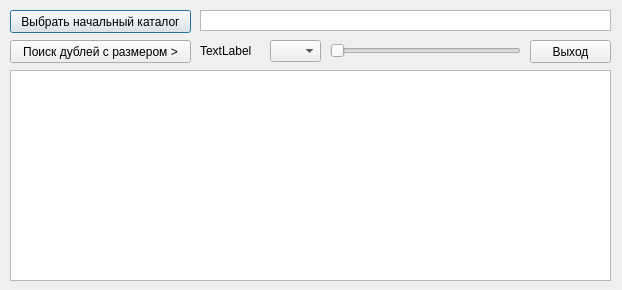
<?xml version="1.0" encoding="UTF-8"?>
<ui version="4.0">
 <class>GetDoublesW</class>
 <widget class="QDialog" name="GetDoublesW">
  <property name="geometry">
   <rect>
    <x>0</x>
    <y>0</y>
    <width>622</width>
    <height>290</height>
   </rect>
  </property>
  <property name="font">
   <font>
    <pointsize>9</pointsize>
   </font>
  </property>
  <property name="windowTitle">
   <string>Поиск дубликатов файлов</string>
  </property>
  <property name="windowIcon">
   <iconset>
    <normaloff>PSE_PyQt_1.ico</normaloff>PSE_PyQt_1.ico</iconset>
  </property>
  <widget class="QPushButton" name="pushButton_Choose">
   <property name="geometry">
    <rect>
     <x>10</x>
     <y>10</y>
     <width>181</width>
     <height>23</height>
    </rect>
   </property>
   <property name="text">
    <string>Выбрать начальный каталог</string>
   </property>
  </widget>
  <widget class="QPushButton" name="pushButton_Exit">
   <property name="geometry">
    <rect>
     <x>530</x>
     <y>40</y>
     <width>81</width>
     <height>23</height>
    </rect>
   </property>
   <property name="text">
    <string>Выход</string>
   </property>
  </widget>
  <widget class="QPlainTextEdit" name="plainTextEdit_start_dir">
   <property name="geometry">
    <rect>
     <x>200</x>
     <y>10</y>
     <width>411</width>
     <height>21</height>
    </rect>
   </property>
   <property name="inputMethodHints">
    <set>Qt::ImhNone</set>
   </property>
   <property name="verticalScrollBarPolicy">
    <enum>Qt::ScrollBarAlwaysOff</enum>
   </property>
  </widget>
  <widget class="QPushButton" name="pushButton_Search">
   <property name="geometry">
    <rect>
     <x>10</x>
     <y>40</y>
     <width>181</width>
     <height>23</height>
    </rect>
   </property>
   <property name="text">
    <string>Поиск дублей с размером &gt;</string>
   </property>
  </widget>
  <widget class="QPlainTextEdit" name="plainTextEdit_result">
   <property name="geometry">
    <rect>
     <x>10</x>
     <y>70</y>
     <width>601</width>
     <height>211</height>
    </rect>
   </property>
   <property name="lineWrapMode">
    <enum>QPlainTextEdit::NoWrap</enum>
   </property>
  </widget>
  <widget class="QSlider" name="horizontalSliderSize">
   <property name="geometry">
    <rect>
     <x>330</x>
     <y>40</y>
     <width>191</width>
     <height>22</height>
    </rect>
   </property>
   <property name="orientation">
    <enum>Qt::Horizontal</enum>
   </property>
  </widget>
  <widget class="QLabel" name="labelSize">
   <property name="geometry">
    <rect>
     <x>200</x>
     <y>40</y>
     <width>61</width>
     <height>21</height>
    </rect>
   </property>
   <property name="text">
    <string>TextLabel</string>
   </property>
  </widget>
  <widget class="QComboBox" name="comboBoxMult">
   <property name="geometry">
    <rect>
     <x>270</x>
     <y>40</y>
     <width>51</width>
     <height>22</height>
    </rect>
   </property>
  </widget>
 </widget>
 <resources/>
 <connections/>
</ui>
